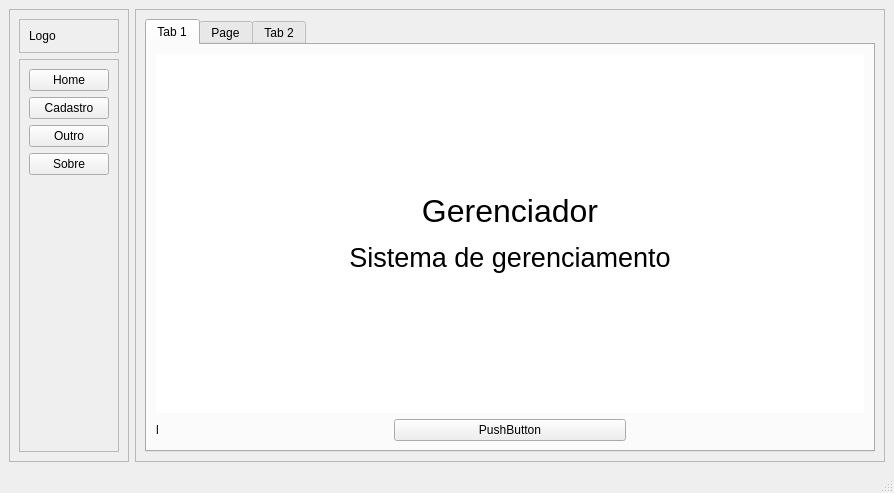
<?xml version="1.0" encoding="UTF-8"?>
<ui version="4.0">
 <class>MainWindow</class>
 <widget class="QMainWindow" name="MainWindow">
  <property name="geometry">
   <rect>
    <x>0</x>
    <y>0</y>
    <width>894</width>
    <height>493</height>
   </rect>
  </property>
  <property name="windowTitle">
   <string>MainWindow</string>
  </property>
  <widget class="QWidget" name="centralwidget">
   <layout class="QHBoxLayout" name="horizontalLayout">
    <item>
     <widget class="QFrame" name="left_container">
      <property name="sizePolicy">
       <sizepolicy hsizetype="Fixed" vsizetype="Preferred">
        <horstretch>0</horstretch>
        <verstretch>0</verstretch>
       </sizepolicy>
      </property>
      <property name="maximumSize">
       <size>
        <width>200</width>
        <height>16777215</height>
       </size>
      </property>
      <property name="frameShape">
       <enum>QFrame::StyledPanel</enum>
      </property>
      <property name="frameShadow">
       <enum>QFrame::Raised</enum>
      </property>
      <layout class="QVBoxLayout" name="verticalLayout_2">
       <item>
        <widget class="QFrame" name="frame">
         <property name="frameShape">
          <enum>QFrame::StyledPanel</enum>
         </property>
         <property name="frameShadow">
          <enum>QFrame::Raised</enum>
         </property>
         <layout class="QHBoxLayout" name="horizontalLayout_3">
          <item>
           <widget class="QLabel" name="label_2">
            <property name="text">
             <string>Logo</string>
            </property>
           </widget>
          </item>
         </layout>
        </widget>
       </item>
       <item>
        <widget class="QFrame" name="frame_2">
         <property name="frameShape">
          <enum>QFrame::StyledPanel</enum>
         </property>
         <property name="frameShadow">
          <enum>QFrame::Raised</enum>
         </property>
         <layout class="QVBoxLayout" name="verticalLayout_3">
          <item>
           <widget class="QPushButton" name="pushButton_5">
            <property name="text">
             <string>Home</string>
            </property>
           </widget>
          </item>
          <item>
           <widget class="QPushButton" name="pushButton_4">
            <property name="text">
             <string>Cadastro</string>
            </property>
           </widget>
          </item>
          <item>
           <widget class="QPushButton" name="pushButton_3">
            <property name="text">
             <string>Outro</string>
            </property>
           </widget>
          </item>
          <item>
           <widget class="QPushButton" name="pushButton_6">
            <property name="text">
             <string>Sobre</string>
            </property>
           </widget>
          </item>
          <item>
           <spacer name="verticalSpacer">
            <property name="orientation">
             <enum>Qt::Vertical</enum>
            </property>
            <property name="sizeHint" stdset="0">
             <size>
              <width>20</width>
              <height>40</height>
             </size>
            </property>
           </spacer>
          </item>
         </layout>
        </widget>
       </item>
      </layout>
     </widget>
    </item>
    <item>
     <widget class="QFrame" name="main_container">
      <property name="frameShape">
       <enum>QFrame::StyledPanel</enum>
      </property>
      <property name="frameShadow">
       <enum>QFrame::Raised</enum>
      </property>
      <layout class="QVBoxLayout" name="verticalLayout">
       <item>
        <widget class="QTabWidget" name="pages">
         <property name="currentIndex">
          <number>0</number>
         </property>
         <widget class="QWidget" name="pg_home">
          <attribute name="title">
           <string>Tab 1</string>
          </attribute>
          <layout class="QVBoxLayout" name="verticalLayout_5">
           <item>
            <widget class="QLabel" name="label">
             <property name="sizePolicy">
              <sizepolicy hsizetype="Expanding" vsizetype="Expanding">
               <horstretch>0</horstretch>
               <verstretch>0</verstretch>
              </sizepolicy>
             </property>
             <property name="styleSheet">
              <string notr="true">background-color: rgb(255, 255, 255);</string>
             </property>
             <property name="text">
              <string>&lt;html&gt;&lt;head/&gt;&lt;body&gt;&lt;p align=&quot;center&quot;&gt;&lt;span style=&quot; font-size:24pt;&quot;&gt;Gerenciador&lt;/span&gt;&lt;/p&gt;&lt;p align=&quot;center&quot;&gt;&lt;span style=&quot; font-size:20pt;&quot;&gt;Sistema de gerenciamento&lt;/span&gt;&lt;/p&gt;&lt;/body&gt;&lt;/html&gt;</string>
             </property>
            </widget>
           </item>
           <item>
            <layout class="QHBoxLayout" name="horizontalLayout_5">
             <item>
              <widget class="QLabel" name="label_6">
               <property name="text">
                <string>l</string>
               </property>
              </widget>
             </item>
             <item>
              <widget class="QPushButton" name="pushButton">
               <property name="text">
                <string>PushButton</string>
               </property>
              </widget>
             </item>
             <item>
              <widget class="QLabel" name="label_7">
               <property name="text">
                <string/>
               </property>
              </widget>
             </item>
            </layout>
           </item>
          </layout>
         </widget>
         <widget class="QWidget" name="tab">
          <attribute name="title">
           <string>Page</string>
          </attribute>
          <layout class="QVBoxLayout" name="verticalLayout_4">
           <item>
            <widget class="QLabel" name="label_8">
             <property name="sizePolicy">
              <sizepolicy hsizetype="Fixed" vsizetype="Fixed">
               <horstretch>0</horstretch>
               <verstretch>0</verstretch>
              </sizepolicy>
             </property>
             <property name="text">
              <string>&lt;html&gt;&lt;head/&gt;&lt;body&gt;&lt;p&gt;&lt;span style=&quot; font-size:16pt;&quot;&gt;Cadastrar usuário&lt;/span&gt;&lt;/p&gt;&lt;/body&gt;&lt;/html&gt;</string>
             </property>
             <property name="alignment">
              <set>Qt::AlignCenter</set>
             </property>
            </widget>
           </item>
           <item>
            <widget class="QFrame" name="frame_4">
             <property name="sizePolicy">
              <sizepolicy hsizetype="Minimum" vsizetype="Minimum">
               <horstretch>0</horstretch>
               <verstretch>0</verstretch>
              </sizepolicy>
             </property>
             <property name="frameShape">
              <enum>QFrame::StyledPanel</enum>
             </property>
             <property name="frameShadow">
              <enum>QFrame::Raised</enum>
             </property>
             <layout class="QVBoxLayout" name="verticalLayout_11">
              <item>
               <layout class="QHBoxLayout" name="horizontalLayout_7">
                <item>
                 <widget class="QLabel" name="label_13">
                  <property name="text">
                   <string>Nome                    </string>
                  </property>
                 </widget>
                </item>
                <item>
                 <widget class="QLineEdit" name="txt_nome"/>
                </item>
               </layout>
              </item>
              <item>
               <layout class="QHBoxLayout" name="horizontalLayout_8">
                <item>
                 <widget class="QLabel" name="label_12">
                  <property name="text">
                   <string>User                      </string>
                  </property>
                 </widget>
                </item>
                <item>
                 <widget class="QLineEdit" name="txt_user"/>
                </item>
               </layout>
              </item>
              <item>
               <layout class="QHBoxLayout" name="horizontalLayout_9">
                <item>
                 <widget class="QLabel" name="label_11">
                  <property name="text">
                   <string>Senha                   </string>
                  </property>
                 </widget>
                </item>
                <item>
                 <widget class="QLineEdit" name="txt_senha"/>
                </item>
               </layout>
              </item>
              <item>
               <layout class="QHBoxLayout" name="horizontalLayout_10">
                <item>
                 <widget class="QLabel" name="label_10">
                  <property name="text">
                   <string>Confirmar senha   </string>
                  </property>
                 </widget>
                </item>
                <item>
                 <widget class="QLineEdit" name="txt_confirmar"/>
                </item>
               </layout>
              </item>
              <item>
               <layout class="QHBoxLayout" name="horizontalLayout_6">
                <item>
                 <widget class="QLabel" name="label_9">
                  <property name="text">
                   <string>Perfil</string>
                  </property>
                 </widget>
                </item>
                <item>
                 <widget class="QComboBox" name="cbperfil">
                  <property name="sizePolicy">
                   <sizepolicy hsizetype="Minimum" vsizetype="Fixed">
                    <horstretch>0</horstretch>
                    <verstretch>0</verstretch>
                   </sizepolicy>
                  </property>
                  <item>
                   <property name="text">
                    <string>Usuário</string>
                   </property>
                  </item>
                  <item>
                   <property name="text">
                    <string>Cliente</string>
                   </property>
                  </item>
                 </widget>
                </item>
               </layout>
              </item>
             </layout>
            </widget>
           </item>
           <item>
            <widget class="QFrame" name="frame_3">
             <property name="sizePolicy">
              <sizepolicy hsizetype="Minimum" vsizetype="Fixed">
               <horstretch>0</horstretch>
               <verstretch>0</verstretch>
              </sizepolicy>
             </property>
             <property name="frameShape">
              <enum>QFrame::StyledPanel</enum>
             </property>
             <property name="frameShadow">
              <enum>QFrame::Raised</enum>
             </property>
             <layout class="QHBoxLayout" name="horizontalLayout_11">
              <item>
               <widget class="QLabel" name="label_14">
                <property name="text">
                 <string/>
                </property>
               </widget>
              </item>
              <item>
               <widget class="QPushButton" name="pushButton_2">
                <property name="text">
                 <string>Cadastrar</string>
                </property>
               </widget>
              </item>
              <item>
               <widget class="QLabel" name="label_15">
                <property name="text">
                 <string/>
                </property>
               </widget>
              </item>
             </layout>
            </widget>
           </item>
           <item>
            <widget class="QFrame" name="frame_5">
             <property name="sizePolicy">
              <sizepolicy hsizetype="Preferred" vsizetype="Fixed">
               <horstretch>0</horstretch>
               <verstretch>0</verstretch>
              </sizepolicy>
             </property>
             <property name="frameShape">
              <enum>QFrame::StyledPanel</enum>
             </property>
             <property name="frameShadow">
              <enum>QFrame::Raised</enum>
             </property>
             <layout class="QHBoxLayout" name="horizontalLayout_12">
              <item>
               <widget class="QLabel" name="label_16">
                <property name="text">
                 <string/>
                </property>
               </widget>
              </item>
              <item>
               <widget class="QPushButton" name="btn_cadastrar_user">
                <property name="layoutDirection">
                 <enum>Qt::LeftToRight</enum>
                </property>
                <property name="text">
                 <string>Cadastrar usuário</string>
                </property>
               </widget>
              </item>
              <item>
               <widget class="QLabel" name="label_17">
                <property name="text">
                 <string/>
                </property>
               </widget>
              </item>
             </layout>
            </widget>
           </item>
          </layout>
         </widget>
         <widget class="QWidget" name="pg_table">
          <attribute name="title">
           <string>Tab 2</string>
          </attribute>
          <layout class="QHBoxLayout" name="horizontalLayout_4">
           <item>
            <layout class="QVBoxLayout" name="tables">
             <item>
              <layout class="QVBoxLayout" name="verticalLayout_10">
               <item>
                <layout class="QHBoxLayout" name="horizontalLayout_2">
                 <item>
                  <widget class="QLineEdit" name="lineEdit"/>
                 </item>
                 <item>
                  <widget class="QPushButton" name="pushButton_8">
                   <property name="text">
                    <string>Abrir</string>
                   </property>
                  </widget>
                 </item>
                </layout>
               </item>
               <item>
                <layout class="QVBoxLayout" name="verticalLayout_9">
                 <item>
                  <widget class="QLabel" name="label_4">
                   <property name="text">
                    <string>Estoque</string>
                   </property>
                  </widget>
                 </item>
                 <item>
                  <widget class="QTreeWidget" name="tw_esoque">
                   <column>
                    <property name="text">
                     <string>Nfe</string>
                    </property>
                   </column>
                   <column>
                    <property name="text">
                     <string>Produto</string>
                    </property>
                   </column>
                   <column>
                    <property name="text">
                     <string>Serie</string>
                    </property>
                   </column>
                   <column>
                    <property name="text">
                     <string>UF</string>
                    </property>
                   </column>
                   <column>
                    <property name="text">
                     <string>Municipio</string>
                    </property>
                   </column>
                   <column>
                    <property name="text">
                     <string>Modelo</string>
                    </property>
                   </column>
                   <column>
                    <property name="text">
                     <string>New Column</string>
                    </property>
                   </column>
                   <column>
                    <property name="text">
                     <string>Valor Nfe</string>
                    </property>
                   </column>
                  </widget>
                 </item>
                </layout>
               </item>
              </layout>
             </item>
             <item>
              <layout class="QVBoxLayout" name="verticalLayout_8">
               <item>
                <widget class="QLabel" name="label_5">
                 <property name="text">
                  <string>Saída</string>
                 </property>
                </widget>
               </item>
               <item>
                <widget class="QTreeWidget" name="tw_saida">
                 <column>
                  <property name="text">
                   <string>Nfe</string>
                  </property>
                 </column>
                 <column>
                  <property name="text">
                   <string>Data importação</string>
                  </property>
                 </column>
                 <column>
                  <property name="text">
                   <string>New Column</string>
                  </property>
                 </column>
                 <column>
                  <property name="text">
                   <string/>
                  </property>
                 </column>
                </widget>
               </item>
              </layout>
             </item>
            </layout>
           </item>
           <item>
            <widget class="QFrame" name="pg_cadastro">
             <property name="frameShape">
              <enum>QFrame::StyledPanel</enum>
             </property>
             <property name="frameShadow">
              <enum>QFrame::Raised</enum>
             </property>
             <layout class="QVBoxLayout" name="verticalLayout_7">
              <item>
               <widget class="QPushButton" name="btn_importar">
                <property name="text">
                 <string>Importar</string>
                </property>
               </widget>
              </item>
              <item>
               <widget class="QPushButton" name="btn_saida">
                <property name="text">
                 <string>Gerar saída</string>
                </property>
               </widget>
              </item>
              <item>
               <widget class="QPushButton" name="pushButton_7">
                <property name="text">
                 <string>Extorno</string>
                </property>
               </widget>
              </item>
              <item>
               <spacer name="verticalSpacer_2">
                <property name="orientation">
                 <enum>Qt::Vertical</enum>
                </property>
                <property name="sizeHint" stdset="0">
                 <size>
                  <width>20</width>
                  <height>40</height>
                 </size>
                </property>
               </spacer>
              </item>
             </layout>
            </widget>
           </item>
          </layout>
         </widget>
        </widget>
       </item>
      </layout>
     </widget>
    </item>
   </layout>
  </widget>
  <widget class="QStatusBar" name="statusbar"/>
 </widget>
 <resources/>
 <connections/>
</ui>
